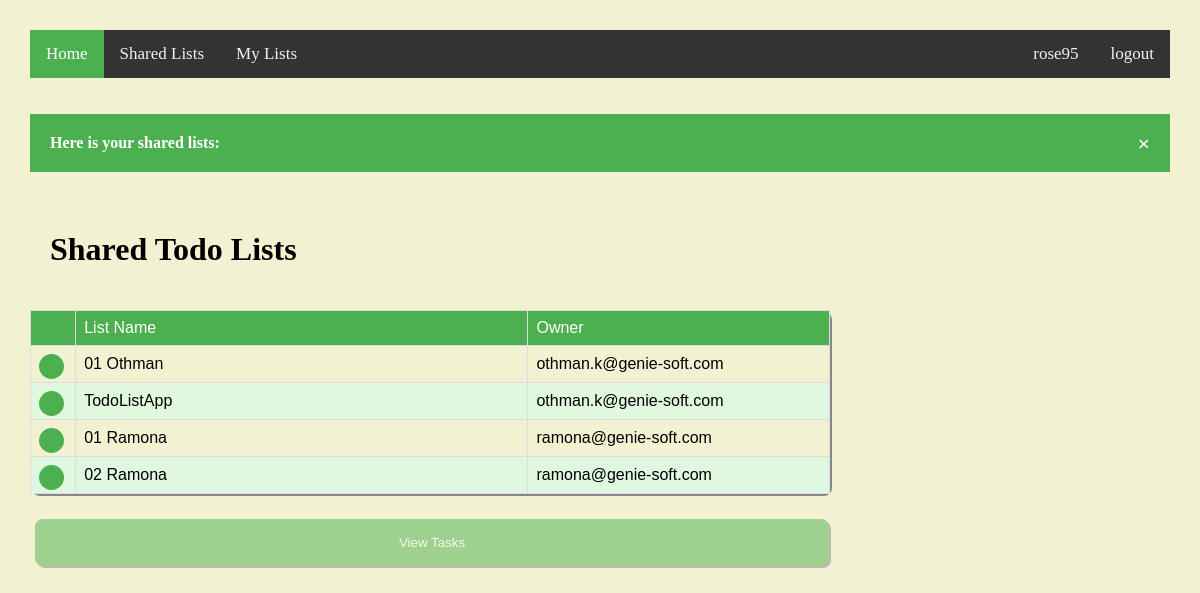
Page /polls/sharedtodolists/ (signed in) on the committed database.
### polls/models.py (models this page shows, shortened)
class SharedListsWithUsers(models.Model):
    owner = models.ForeignKey(django.contrib.auth.models.User, on_delete=models.CASCADE, related_name='owner')
    todo_list = models.ForeignKey(TodoList, on_delete=models.CASCADE)
    user = models.ForeignKey(django.contrib.auth.models.User, on_delete=models.CASCADE, related_name='user')
    def get_todolist(self):
        return self.todo_list
    def get_owner(self):
        return self.owner

class TodoList(models.Model):
    name = models.CharField(max_length=15)
    user = models.ForeignKey(django.contrib.auth.models.User, on_delete=models.CASCADE, related_name='list_user', default=2)
    created_at = models.DateTimeField(auto_now_add=True)

### polls/views.py (the view)
# urls.py: path('sharedtodolists/', views.ViewSharedTodoLists, name='sharedtodolists'),
def ViewSharedTodoLists(request):
    if request.method == 'GET':
        shared_lists = SharedListsWithUsers.objects.filter(user_id=request.user.id)
        if shared_lists.count() == 0:
            return render(request, 'polls/sharedtodolists.html',
                          {'warningmessage': "You don't have any shared lists!",
                           'user_name': request.user.username}, )
        else:
            return render(request, 'polls/sharedtodolists.html',
                          {'todo_lists': shared_lists, 'message': "Here is your shared lists:",
                           'user_name': request.user.username}, )

### polls/templates/polls/sharedtodolists.html (shortened to what this page needs)
{%extends 'polls/base.html'%}
{%block content%}
<h1 class="header">Shared Todo Lists</h1>
 <form action="{% url 'polls:entries' %}" method="GET">{% csrf_token %}
     {% if todo_lists %}
     <table class="customers">
         <thead>
             <tr>
                 <td width="3%"></td>
                 <td width="30%">List Name</td>
                 <td width="20%">Owner</td>
             </tr>
         </thead>
         {% for list in todo_lists %}
            <tr for="list{{ forloop.counter }}">
                <td><label class="radiobuttoncontainer"><input onclick=activate_view_tasks_button() type="radio" name="list_id" id="list{{ forloop.counter }}" value="{{ list.get_todolist.id }}"><span class="checkpoint"></span></label></td>
                <td><label for="list{{ forloop.counter }}">{{list.get_todolist.name}}</label></td>
                <td><label for="list{{ forloop.counter }}">{{list.get_owner.email}}</label></td>
            </tr>
         {% endfor %}
     </table><BR>
     {% endif %}
     <table style="width:50em">
         <tr>
             <td><input id="view_tasks" type="submit" value="View Tasks" disabled="true"></td>
         </tr>
     </table>
  </form>
{%endblock%}

### polls/templates/polls/base.html (shortened to what this page needs)
<!DOCTYPE html>
{%load static %}
<html lang="en">
<head>
    <link  rel="stylesheet" type="text/css" href="{% static 'css/style.css' %}"/>
</head>
<body class="body" >
    <div class="topnav">
      <a class="active" href="{% url 'polls:todolists' %}" methods="GET" title="Show all todo lists">Home</a>
      <a href="{% url 'polls:sharedtodolists' %}" methods="GET" title="Show todo lists shared with me">Shared Lists</a>
      <a href="{% url 'polls:mytodolists' %}" methods="GET" title="Show todo lists created by me">My Lists</a>
      <a href="{% url 'polls:logout' %}" methods="GET" class="logout_button">logout</a>
      <a href="{% url 'polls:profile' %}" methods="GET" style="float:right" title="View Profile">{{user_name}}</a>
    </div>
    <br><br>
    {% if message %}
         <div id="info-message" class="info" >
            <span class="closebtn" onclick="this.parentElement.style.display='none';">&times;</span>
            <strong>{{message}}</strong>
         </div><br>
    {% endif %}
    {% block content %}
    {% endblock %}
</body>
</html>

### static/css/style.css (style rules this page uses)
.header { padding: 20px; width: 20% text-align: center; background: #4CAF50 font-size: 60px; color:#000000; }
.body { margin:0px 0px; padding:30px; text-align:left; align:center; background: #f2f2d2; }
input[type=button]:disabled , input[type=submit]:disabled, input[type=reset]:disabled { opacity:0.5; }
input[type=button], input[type=submit], input[type=reset] { background-color: #4CAF50; border: none; color: white; padding: 16px 32px; text-decoration: none; margin: 4px 2px; cursor: pointer; opacity: 0.85; transition:0.3s; box-shadow: 2px 2px #888888; width: 100%; border-radius: 8px; }
.customers { font-family: "Trebuchet MS", Arial, Helvetica, sans-serif; border-collapse: collapse; width: 50em; align: center; box-shadow: 2px 2px #888888; border-radius: 8px !important; -moz-border-radius: 8px !important; }
.customers td { border: 1px solid #ddd; padding: 8px; }
.customers tr:nth-child(even) { background-color: #E0F8E0; opacity=0.7; }
.customers thead { padding-top: 12px; padding-bottom: 12px; text-align: left; background-color: #4CAF50; color: white; }
.info { padding: 20px; background-color: #4CAF50; color: white; }
.closebtn { margin-left: 15px; color: white; font-weight: bold; float: right; font-size: 22px; line-height: 20px; cursor: pointer; transition: 0.3s; }
.topnav { background-color: #333; overflow: hidden; }
.topnav a { float: left; color: #f2f2f2; text-align: center; padding: 14px 16px; text-decoration: none; font-size: 17px; }
.topnav a.active { background-color: #4CAF50; color: white; }
.radiobuttoncontainer { display: block; position: relative; padding-left: 0px; margin-top=15px; margin-bottom: 20px; cursor: pointer; font-size: 22px; -webkit-user-select: none; -moz-user-select: none; -ms-user-select: none; user-select: none; background-color: #f2f2f2; border-color: black; }
.checkpoint { position: absolute; top: 0; left: 0; height: 25px; width: 25px; background-color: #4CAF50; border-radius: 50%; }
.checkpoint:after { content: ""; position: absolute; display: none; }
.radiobuttoncontainer .checkpoint:after { top: 9px; left: 9px; width: 8px; height: 8px; border-radius: 50%; background: white; }
.logout_button { float:right !important; }

### rows in the picture
SharedListsWithUsers: get_todolist.name "01 Othman", get_owner.email "othman.k@genie-soft.com"
SharedListsWithUsers: get_todolist.name "TodoListApp", get_owner.email "othman.k@genie-soft.com"
SharedListsWithUsers: get_todolist.name "01 Ramona", get_owner.email "ramona@genie-soft.com"
SharedListsWithUsers: get_todolist.name "02 Ramona", get_owner.email "ramona@genie-soft.com"

### other values in the picture
{{ user_name }} "rose95"
{{ message }} "Here is your shared lists:"
